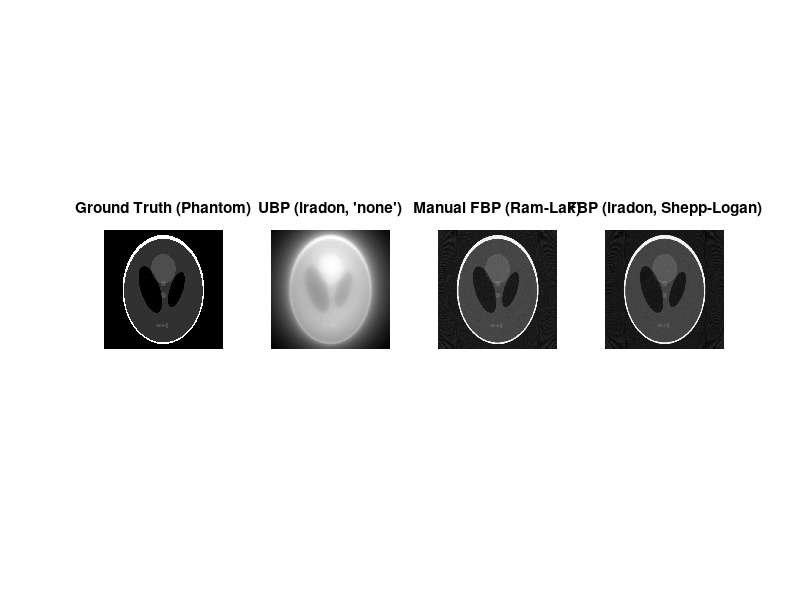

MATLAB code to generate this figure:
%% Filtered Backprojection (FBP) demo
% Compare UBP, manual Ram-Lak FBP, and Shepp-Logan FBP
clear; close all; clc;

%% Parameters
N     = 512;               % reconstruction image size
theta = 0:1:179;           % projection angles (degrees)
P     = phantom('Modified Shepp-Logan', N);

%% Radon transform (sinogram)
[R, xp] = radon(P, theta);           % R: [numDetectors x numAngles]
[numDet, K] = size(R);

%% 1) Unfiltered backprojection (UBP) via MATLAB iradon
UBP_iradon = iradon(R, theta, 'linear', 'none', 1, N);

%% 2) Manual FBP with Ram-Lak filter
% (a) Build 1D Ram-Lak filter in frequency domain (FFT convention)
L = 2^nextpow2(2*numDet);           % zero-padding length (>= 2*numDet)

% Frequency axis in fftshifted order: approximately [-1, 1)
k            = (-L/2 : L/2-1)' / (L/2);
ramlak_shift = abs(k);              % |ω| in shifted frequency domain
ramlak       = ifftshift(ramlak_shift);   % align with FFT output order

% (b) Filter each projection in frequency domain
R_filt  = zeros(numDet, K);         % filtered projections
midL    = floor(L/2) + 1;           % center index in padded vector
halfDet = floor(numDet/2);

for kAng = 1:K
    p = R(:, kAng);                 % projection at angle theta(kAng)

    % Zero-pad projection to length L and center it in p_pad
    p_pad = zeros(L, 1);
    idx_start = midL - halfDet;
    idx_end   = idx_start + numDet - 1;
    p_pad(idx_start:idx_end) = p;

    % FFT -> multiply by Ram-Lak filter -> IFFT
    P_fft      = fft(p_pad);
    P_fft_filt = P_fft .* ramlak;
    p_filt_pad = real(ifft(P_fft_filt));

    % Take central numDet samples back
    R_filt(:, kAng) = p_filt_pad(idx_start:idx_end);
end

% (c) Backprojection of the filtered projections (manual FBP)
[xGrid, yGrid] = meshgrid(((1:N)-(N+1)/2), -((1:N)-(N+1)/2));  % image grid (y axis up)
FBP_RamLak = zeros(N);
dtheta     = pi / K;                % numerical integration step Δθ

for kAng = 1:K
    th = deg2rad(theta(kAng));

    % Detector coordinate for each pixel: s = x cosθ + y sinθ
    s = xGrid.*cos(th) + yGrid.*sin(th);

    % Interpolate filtered projection at positions s
    proj_filt = R_filt(:, kAng);
    slice_k   = interp1(xp, proj_filt, s, 'linear', 0);

    % Accumulate over angles (discrete approximation of ∫ dθ)
    FBP_RamLak = FBP_RamLak + slice_k * dtheta;
end

%% 3) Shepp-Logan FBP via MATLAB iradon
FBP_SheppLogan = iradon(R, theta, 'linear', 'Shepp-Logan', 1, N);

%% Visualization
figure('Color','w','Position',[50 50 1600 400]); colormap gray;

subplot(1,4,1); imshow(P, []); 
title('Ground Truth (Phantom)');

subplot(1,4,2); imshow(UBP_iradon, []); 
title('UBP (iradon, ''none'')');

subplot(1,4,3); imshow(FBP_RamLak, []); 
title('Manual FBP (Ram-Lak)');

subplot(1,4,4); imshow(FBP_SheppLogan, []); 
title('FBP (iradon, Shepp-Logan)');
